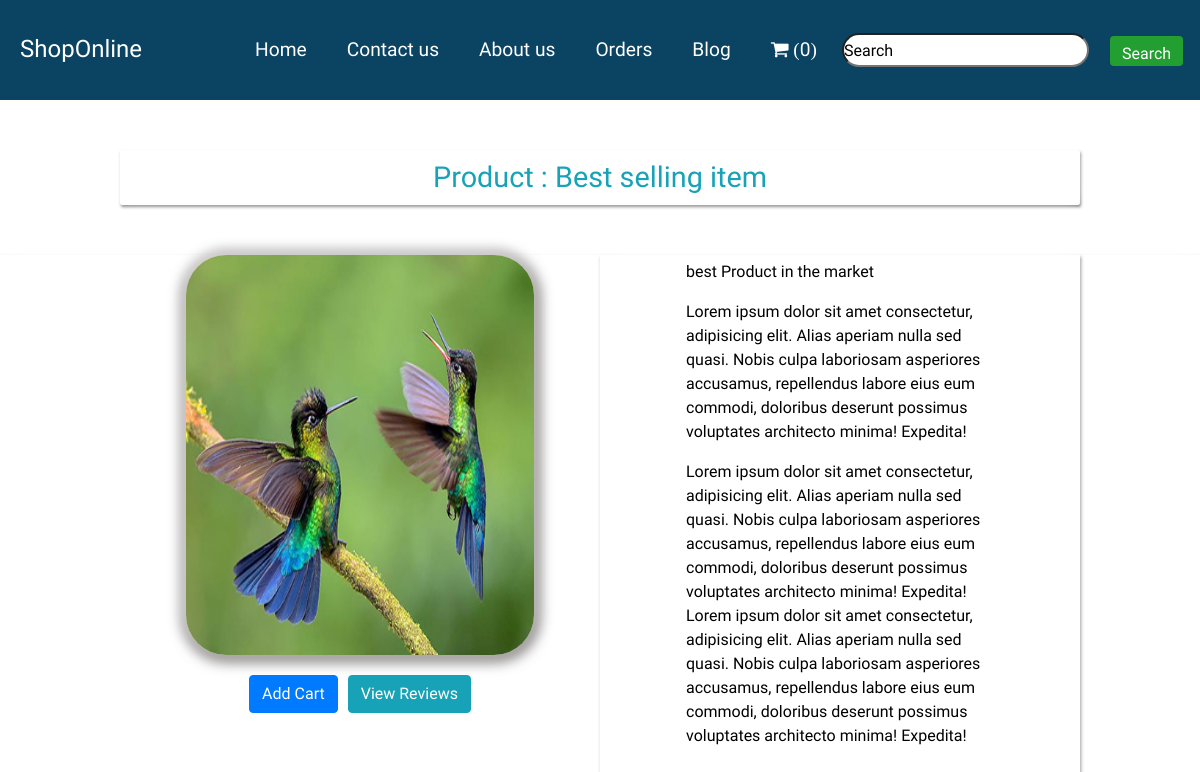
/shop/product/1, run on the app's committed database.
### ShopOne/models.py (models this page shows)
class products(models.Model):
    product_id = models.AutoField(primary_key=True)
    product_name = models.CharField(max_length=50)
    product_desc = models.CharField(max_length=200)
    pub_date = models.DateTimeField()
    category = models.CharField(max_length=50)
    sub_category = models.CharField(max_length=50)
    price = models.IntegerField()
    image = models.ImageField(upload_to="shop/imgs")

### ShopOne/views.py (the view)
# urls.py: path('product/<int:pr_id>', views.productview, name='productView'),
def productview(request,pr_id):
    product = products.objects.filter(product_id=pr_id)
    print(product)
    return render(request,"shop/product_view.html",{'product':product})

### templates/shop/product_view.html (shortened to what this page needs)
{% extends "shop/nav.html" %}
{%load static%}
{% block css%}
<link rel="stylesheet" href="{% static 'css/product_view.css' %}">
{% endblock %}
{%block content %}
{% for i in product %}
<section>
      <div class="product_heading">
        <h1 class="text-center text-info">Product : {{i.product_name}}</h1>
      </div>
      <div class="product_section">
        <div class="product_image">
          <div class="img_container">
            <img src="/shop{{i.image.url}}" alt="" />
          </div>
          <div class="product_button">
            <button id = "pr{{p.product_id}}" class=" add_cart btn btn-primary text-center" >Add Cart</button>
            <button class="btn btn-info view_review">View Reviews</button>
          </div>
        </div>
        <div class="product_details">
          <div class="details_container">
          <p>{{i.product_desc}}</p>
            <p>
              Lorem ipsum dolor sit amet consectetur, adipisicing elit. Alias
              aperiam nulla sed quasi. Nobis culpa laboriosam asperiores
              accusamus, repellendus labore eius eum commodi, doloribus deserunt
              possimus voluptates architecto minima! Expedita!
            </p>
            <p>
              Lorem ipsum dolor sit amet consectetur, adipisicing elit. Alias
              aperiam nulla sed quasi. Nobis culpa laboriosam asperiores
              accusamus, repellendus labore eius eum commodi, doloribus deserunt
              possimus voluptates architecto minima! Expedita! Lorem ipsum dolor
              sit amet consectetur, adipisicing elit. Alias aperiam nulla sed
              quasi. Nobis culpa laboriosam asperiores accusamus, repellendus
              labore eius eum commodi, doloribus deserunt possimus voluptates
              architecto minima! Expedita!
            </p>
          </div>
        </div>
      </div>
    </section>
{% endfor %}
{% endblock %}

### statics/css/navbar.css (style rules this page uses)
:root { --navbar-color-for-laptop: rgb(11, 67, 99); --navbar-color-for-phone: rgb(11, 67, 99); --three-dot-color: white; --nothin: red; }
* { margin: 0; padding: 0; box-sizing: border-box; font-family: "Baloo 2", cursive; }

### statics/css/product_view.css (style rules this page uses)
* { margin: 0; padding: 0; box-sizing: border-box; }
.product_section { border-image-width: cover; height: auto; width: 100vw; display: flex; justify-content: center; align-items: center; flex-wrap: wrap; margin-top: 50px; box-shadow: -1px -2px 13px rgba(255, 255, 255, 0.75), 1px 2px 3px rgba(80, 72, 72, 0.75); }
.product_heading { box-shadow: -1px -2px 13px rgba(255, 255, 255, 0.75), 1px 2px 3px rgba(80, 72, 72, 0.75); border-radius: 2px; width: 80%; display: block; margin: auto; margin-top: 50px; }
.product_heading h1 { font-size: 1.8rem; padding: 10px 0; }
.product_image { width: 40%; height: 600px; min-width: 420px; }
.product_details { width: 40%; height: 600px; min-width: 420px; color: black; box-shadow: -1px -2px 13px rgba(255, 255, 255, 0.75), 1px 2px 3px rgba(80, 72, 72, 0.75); }
.product_details p { color: black; }
.details_container { width: 348px; display: block; margin: auto; padding: 5px 20px; }
.img_container { width: 348px; height: 400px; display: block; margin: auto; margin-bottom: 20px; box-shadow: -1px -2px 13px rgba(255, 255, 255, 0.75), 1px 2px 13px 5px rgba(80, 72, 72, 0.75); border-radius: 40px; }
.img_container img { height: 100%; width: 100%; object-fit: fill; border-radius: 40px; }
.product_button { display: flex; justify-content: center; }
.view_review { margin-left: 10px; }

### data on the page
products: product_name "Best selling item", image (picture), product_desc "best Product in the market"
